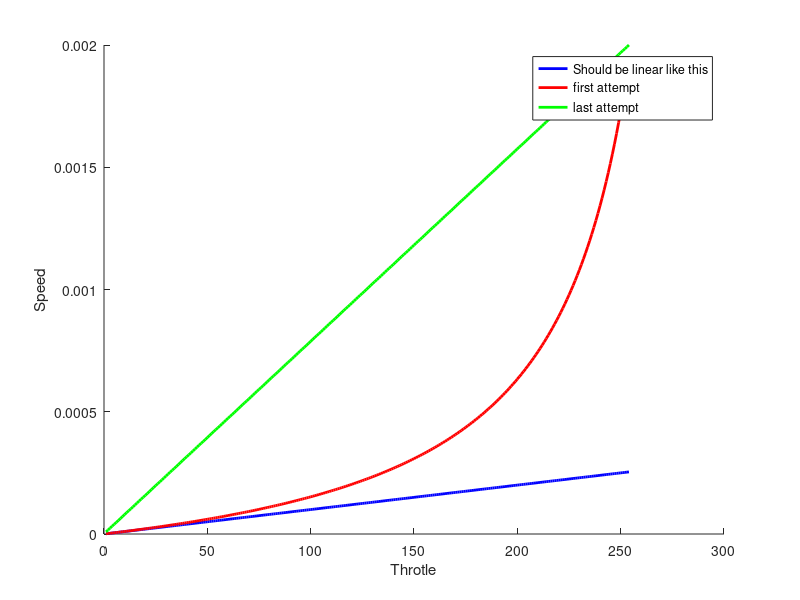
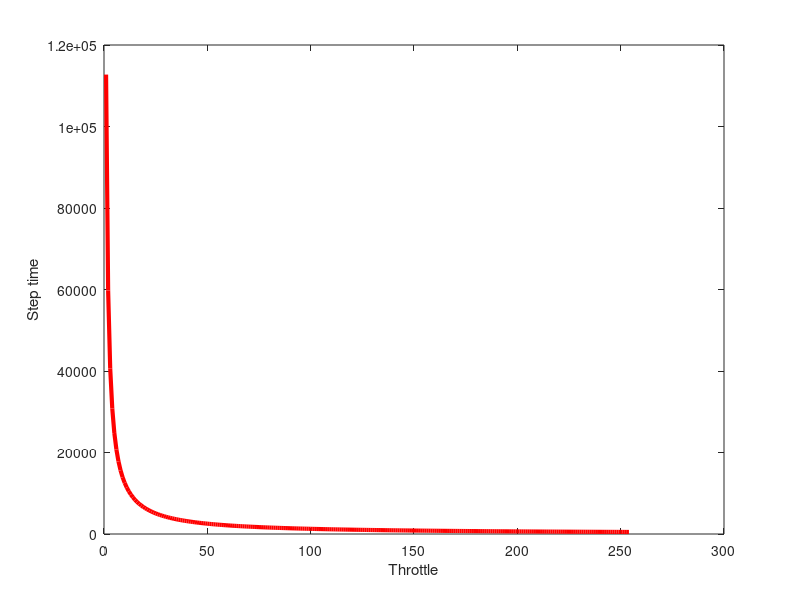

These figures' MATLAB source, in order:
clc; clear all; close all; format long;

% simulation to figure out linear thottle tuning with specific values
figure(1);

min_step_time = 500;
max_step_time = 1000000;

max_throttle = 255;

t = 1:max_throttle-1;

map_t = t .* ( ((max_step_time/min_step_time)-1)/(max_throttle-1) ) + 1;

% show step time to see if it starts at step_time and ends at min_step_time
step_time = max_step_time ./ map_t

hold on;
y = 1./(max_step_time./t);
plot(t,y, 'b','LineWidth',2);
y1 = 1./(max_step_time./t - (max_step_time/max_throttle) + min_step_time);
plot(t,y1, 'r','LineWidth',2);
y2 = 1./step_time;
plot(t,y2, 'g','LineWidth',2);
xlabel("Throtle");
ylabel("Speed");
legend("Should be linear like this", "first attempt", "last attempt")

figure(2);
plot(t,step_time, 'r','LineWidth',3);
xlabel("Throttle");
ylabel("Step time");